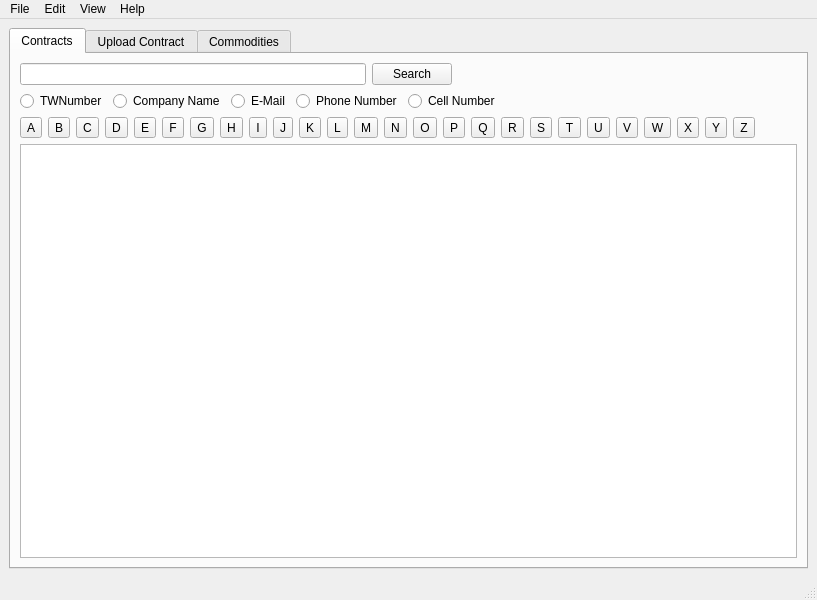
<?xml version="1.0" encoding="UTF-8"?>
<ui version="4.0">
 <class>MainWindow</class>
 <widget class="QMainWindow" name="MainWindow">
  <property name="geometry">
   <rect>
    <x>0</x>
    <y>0</y>
    <width>817</width>
    <height>600</height>
   </rect>
  </property>
  <property name="windowTitle">
   <string>MainWindow</string>
  </property>
  <widget class="QWidget" name="centralwidget">
   <layout class="QVBoxLayout" name="verticalLayout">
    <item>
     <widget class="QTabWidget" name="tabMainWidget">
      <property name="currentIndex">
       <number>0</number>
      </property>
      <widget class="QWidget" name="tab">
       <attribute name="title">
        <string>Contracts</string>
       </attribute>
       <layout class="QVBoxLayout" name="verticalLayout_2">
        <item>
         <layout class="QHBoxLayout" name="horizontalLayout">
          <item>
           <widget class="QLineEdit" name="leSearch"/>
          </item>
          <item>
           <widget class="QPushButton" name="pushButton">
            <property name="text">
             <string>Search</string>
            </property>
           </widget>
          </item>
          <item>
           <spacer name="horizontalSpacer">
            <property name="orientation">
             <enum>Qt::Horizontal</enum>
            </property>
            <property name="sizeHint" stdset="0">
             <size>
              <width>40</width>
              <height>20</height>
             </size>
            </property>
           </spacer>
          </item>
         </layout>
        </item>
        <item>
         <layout class="QHBoxLayout" name="horizontalLayout_2">
          <item>
           <widget class="QRadioButton" name="rbtnTWnumber">
            <property name="text">
             <string>TWNumber</string>
            </property>
           </widget>
          </item>
          <item>
           <widget class="QRadioButton" name="rbtnCompanyName">
            <property name="text">
             <string>Company Name</string>
            </property>
           </widget>
          </item>
          <item>
           <widget class="QRadioButton" name="rbtnEmail">
            <property name="text">
             <string>E-Mail</string>
            </property>
           </widget>
          </item>
          <item>
           <widget class="QRadioButton" name="rBtnPhoneNumber">
            <property name="text">
             <string>Phone Number</string>
            </property>
           </widget>
          </item>
          <item>
           <widget class="QRadioButton" name="rbtnCellNumber">
            <property name="text">
             <string>Cell Number</string>
            </property>
           </widget>
          </item>
          <item>
           <spacer name="horizontalSpacer_2">
            <property name="orientation">
             <enum>Qt::Horizontal</enum>
            </property>
            <property name="sizeHint" stdset="0">
             <size>
              <width>248</width>
              <height>20</height>
             </size>
            </property>
           </spacer>
          </item>
         </layout>
        </item>
        <item>
         <layout class="QHBoxLayout" name="horizontalLayout_3">
          <item>
           <widget class="QToolButton" name="tbtnA">
            <property name="text">
             <string>A</string>
            </property>
           </widget>
          </item>
          <item>
           <widget class="QToolButton" name="tbtnB">
            <property name="text">
             <string>B</string>
            </property>
           </widget>
          </item>
          <item>
           <widget class="QToolButton" name="tbtnC">
            <property name="text">
             <string>C</string>
            </property>
           </widget>
          </item>
          <item>
           <widget class="QToolButton" name="tbtnD">
            <property name="text">
             <string>D</string>
            </property>
           </widget>
          </item>
          <item>
           <widget class="QToolButton" name="tbtnE">
            <property name="text">
             <string>E</string>
            </property>
           </widget>
          </item>
          <item>
           <widget class="QToolButton" name="tbtnF">
            <property name="text">
             <string>F</string>
            </property>
           </widget>
          </item>
          <item>
           <widget class="QToolButton" name="tbtnG">
            <property name="text">
             <string>G</string>
            </property>
           </widget>
          </item>
          <item>
           <widget class="QToolButton" name="tbtnH">
            <property name="text">
             <string>H</string>
            </property>
           </widget>
          </item>
          <item>
           <widget class="QToolButton" name="tbtnI">
            <property name="text">
             <string>I</string>
            </property>
           </widget>
          </item>
          <item>
           <widget class="QToolButton" name="tbtnJ">
            <property name="text">
             <string>J</string>
            </property>
           </widget>
          </item>
          <item>
           <widget class="QToolButton" name="tbtnK">
            <property name="text">
             <string>K</string>
            </property>
           </widget>
          </item>
          <item>
           <widget class="QToolButton" name="tbtnL">
            <property name="text">
             <string>L</string>
            </property>
           </widget>
          </item>
          <item>
           <widget class="QToolButton" name="tbtnM">
            <property name="text">
             <string>M</string>
            </property>
           </widget>
          </item>
          <item>
           <widget class="QToolButton" name="tbtnN">
            <property name="text">
             <string>N</string>
            </property>
           </widget>
          </item>
          <item>
           <widget class="QToolButton" name="tbtnO">
            <property name="text">
             <string>O</string>
            </property>
           </widget>
          </item>
          <item>
           <widget class="QToolButton" name="tbtnP">
            <property name="text">
             <string>P</string>
            </property>
           </widget>
          </item>
          <item>
           <widget class="QToolButton" name="tbtnQ">
            <property name="text">
             <string>Q</string>
            </property>
           </widget>
          </item>
          <item>
           <widget class="QToolButton" name="tbtnR">
            <property name="text">
             <string>R</string>
            </property>
           </widget>
          </item>
          <item>
           <widget class="QToolButton" name="tbtnS">
            <property name="text">
             <string>S</string>
            </property>
           </widget>
          </item>
          <item>
           <widget class="QToolButton" name="tbtnT">
            <property name="text">
             <string>T</string>
            </property>
           </widget>
          </item>
          <item>
           <widget class="QToolButton" name="tbtnU">
            <property name="text">
             <string>U</string>
            </property>
           </widget>
          </item>
          <item>
           <widget class="QToolButton" name="tbtnV">
            <property name="text">
             <string>V</string>
            </property>
           </widget>
          </item>
          <item>
           <widget class="QToolButton" name="tbtnW">
            <property name="text">
             <string>W</string>
            </property>
           </widget>
          </item>
          <item>
           <widget class="QToolButton" name="tbtnX">
            <property name="text">
             <string>X</string>
            </property>
           </widget>
          </item>
          <item>
           <widget class="QToolButton" name="tbtnY">
            <property name="text">
             <string>Y</string>
            </property>
           </widget>
          </item>
          <item>
           <widget class="QToolButton" name="tbtnZ">
            <property name="text">
             <string>Z</string>
            </property>
           </widget>
          </item>
          <item>
           <spacer name="horizontalSpacer_3">
            <property name="orientation">
             <enum>Qt::Horizontal</enum>
            </property>
            <property name="sizeHint" stdset="0">
             <size>
              <width>40</width>
              <height>20</height>
             </size>
            </property>
           </spacer>
          </item>
         </layout>
        </item>
        <item>
         <widget class="QListView" name="listView_Main"/>
        </item>
       </layout>
      </widget>
      <widget class="QWidget" name="tab_2">
       <attribute name="title">
        <string>Upload Contract</string>
       </attribute>
      </widget>
      <widget class="QWidget" name="tab_3">
       <attribute name="title">
        <string>Commodities</string>
       </attribute>
      </widget>
     </widget>
    </item>
   </layout>
  </widget>
  <widget class="QMenuBar" name="menubar">
   <property name="geometry">
    <rect>
     <x>0</x>
     <y>0</y>
     <width>817</width>
     <height>21</height>
    </rect>
   </property>
   <widget class="QMenu" name="menuFile">
    <property name="title">
     <string>File</string>
    </property>
   </widget>
   <widget class="QMenu" name="menuEdit">
    <property name="title">
     <string>Edit</string>
    </property>
   </widget>
   <widget class="QMenu" name="menuView">
    <property name="title">
     <string>View</string>
    </property>
   </widget>
   <widget class="QMenu" name="menuHelp">
    <property name="title">
     <string>Help</string>
    </property>
   </widget>
   <addaction name="menuFile"/>
   <addaction name="menuEdit"/>
   <addaction name="menuView"/>
   <addaction name="menuHelp"/>
  </widget>
  <widget class="QStatusBar" name="statusbar"/>
 </widget>
 <resources/>
 <connections/>
</ui>
